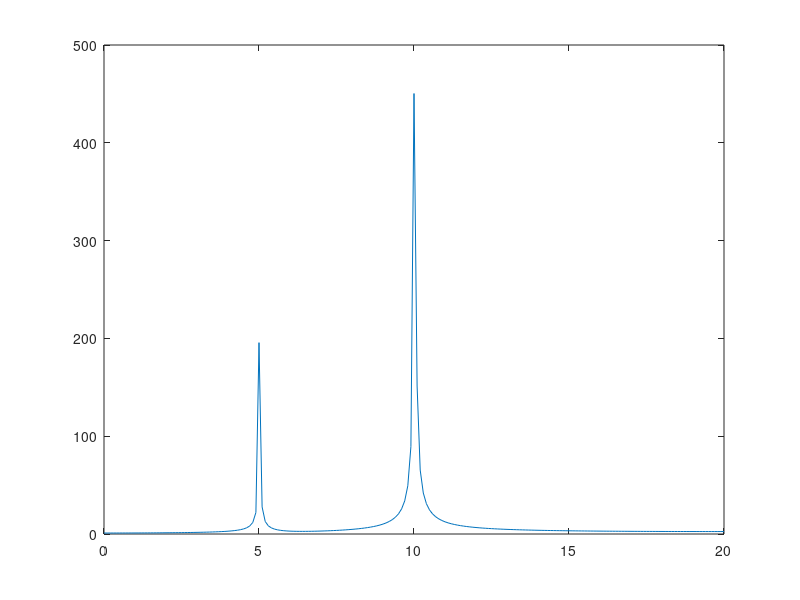
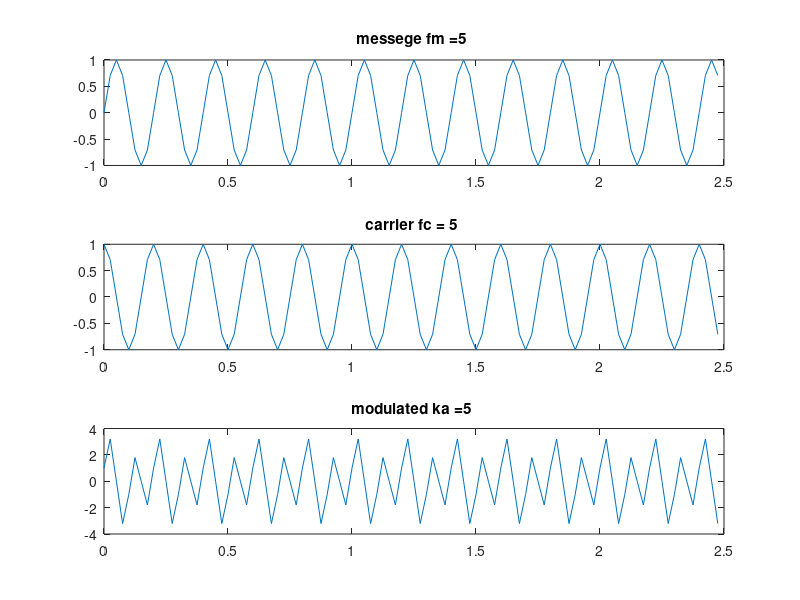

Here is the MATLAB script that generated these plots, in order:
clear;
clc;
ka=input('ka');
fm=input('fm');
fc=input('fc');
len=10;
Fs=(4*(fm+fc));

t=0:1/Fs:len;
m=sin(2*pi*fm*t);
c=cos(2*pi*fc*t);
s=(1+ka*m).*c;

%fourier of modulatedd signal s
y=abs(fft(s));

%matching lengths of f and y
f=0:1/len:2*(fc+fm);
p=y(1:2*(fc+fm)*len+1);

f1=figure;
f2=figure;

figure(f1);
plot(f,p);

figure(f2);
subplot(3,1,1);
plot(t(1:100),m(1:100))
title(['messege fm =',num2str(fm),' '])

subplot(3,1,2);
plot(t(1:100),c(1:100))
title(['carrier fc = ',num2str(fc),' '])

subplot(3,1,3);
plot(t(1:100),s(1:100))
title(['modulated ka =',num2str(ka),' '])

